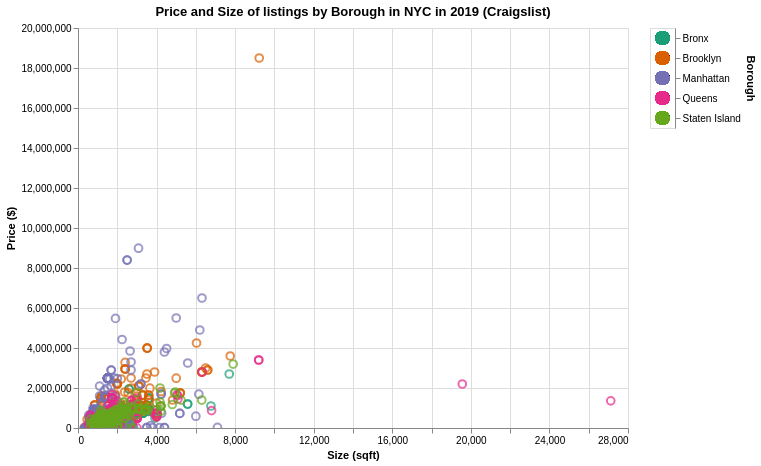

The specification (Vega-Lite) saved for this image:
### Vega-Lite specification from a JSON file in a GitHub repository (floating-point values rounded to 4 significant figures; data arrays with more than 128 entries replaced by an {"elided": "..."} marker saying what was removed)
{"config": {"view": {"width": 400, "height": 300}, "mark": {"tooltip": null}}, "hconcat": [{"mark": {"type": "point", "size": 60}, "encoding": {"color": {"condition": {"type": "ordinal", "field": "Borough", "legend": null, "scale": {"scheme": "dark2"}, "selection": "selector416"}, "value": "transparent"}, "tooltip": [{"type": "quantitative", "field": "price"}, {"type": "quantitative", "field": "size"}, {"type": "nominal", "field": "Borough"}], "x": {"type": "quantitative", "field": "size", "title": "Size (sqft)"}, "y": {"type": "quantitative", "field": "price", "title": "Price ($)"}}, "height": 400, "selection": {"selector417": {"type": "interval", "bind": "scales", "encodings": ["x", "y"]}}, "title": "Price and Size of listings by Borough in NYC in 2019 (Craigslist)", "width": 550}, {"mark": {"type": "point", "filled": true, "size": 200}, "encoding": {"color": {"condition": {"type": "ordinal", "field": "Borough", "legend": null, "scale": {"scheme": "dark2"}, "selection": "selector416"}, "value": "transparent"}, "y": {"type": "ordinal", "axis": {"orient": "right"}, "field": "Borough"}}, "height": 100, "selection": {"selector416": {"type": "multi", "fields": ["Borough"]}}, "width": 25}], "data": {"name": "data-0fcf6b7e1b33bf8a99cf92394ede1d7f"}, "$schema": "https://vega.github.io/schema/vega-lite/v3.4.0.json", "datasets": {"data-0fcf6b7e1b33bf8a99cf92394ede1d7f": {"elided": "2579 records"}}}
